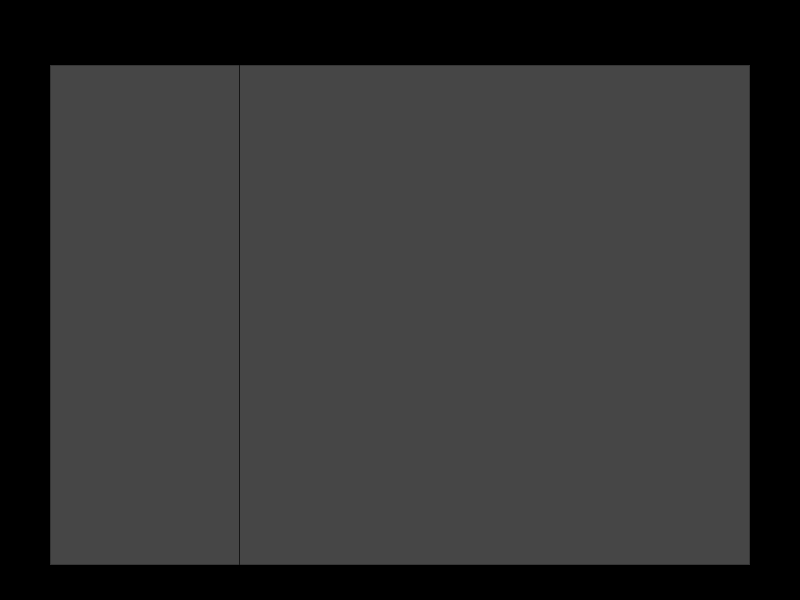
<?xml version="1.0" encoding="UTF-8"?>
<ui version="4.0" idbasedtr="false">
 <class>SettingsModule</class>
 <widget class="QWidget" name="SettingsModule">
  <property name="windowModality">
   <enum>Qt::WindowModal</enum>
  </property>
  <property name="geometry">
   <rect>
    <x>0</x>
    <y>0</y>
    <width>800</width>
    <height>600</height>
   </rect>
  </property>
  <property name="minimumSize">
   <size>
    <width>800</width>
    <height>600</height>
   </size>
  </property>
  <property name="maximumSize">
   <size>
    <width>800</width>
    <height>600</height>
   </size>
  </property>
  <property name="windowTitle">
   <string>Form</string>
  </property>
  <property name="styleSheet">
   <string notr="true">#SettingsModule{
	background-color:black;
}

QLabel[title=true]{
	color:white;
	font: 24px &quot;Roboto&quot;;
	font-weight:300;
}

#module{
	background-color:#464646;
	border-color:2px solid black;
}

#setting_tab{
	background-color:rgba(0,0,0,0);
	border-right:1px solid #151515;
}

#setting_list,
#setting_view{
	background-color:rgba(0,0,0,0);
	border:none !important;
	
}
</string>
  </property>
  <widget class="QFrame" name="module">
   <property name="geometry">
    <rect>
     <x>50</x>
     <y>65</y>
     <width>700</width>
     <height>500</height>
    </rect>
   </property>
   <property name="frameShape">
    <enum>QFrame::StyledPanel</enum>
   </property>
   <property name="frameShadow">
    <enum>QFrame::Raised</enum>
   </property>
   <widget class="QListView" name="setting_tab">
    <property name="geometry">
     <rect>
      <x>0</x>
      <y>0</y>
      <width>190</width>
      <height>501</height>
     </rect>
    </property>
   </widget>
   <widget class="QWidget" name="setting_view" native="true">
    <property name="geometry">
     <rect>
      <x>190</x>
      <y>0</y>
      <width>510</width>
      <height>500</height>
     </rect>
    </property>
    <widget class="QListWidget" name="setting_list">
     <property name="geometry">
      <rect>
       <x>0</x>
       <y>0</y>
       <width>510</width>
       <height>500</height>
      </rect>
     </property>
     <property name="selectionMode">
      <enum>QAbstractItemView::NoSelection</enum>
     </property>
    </widget>
   </widget>
  </widget>
 </widget>
 <resources/>
 <connections/>
</ui>
